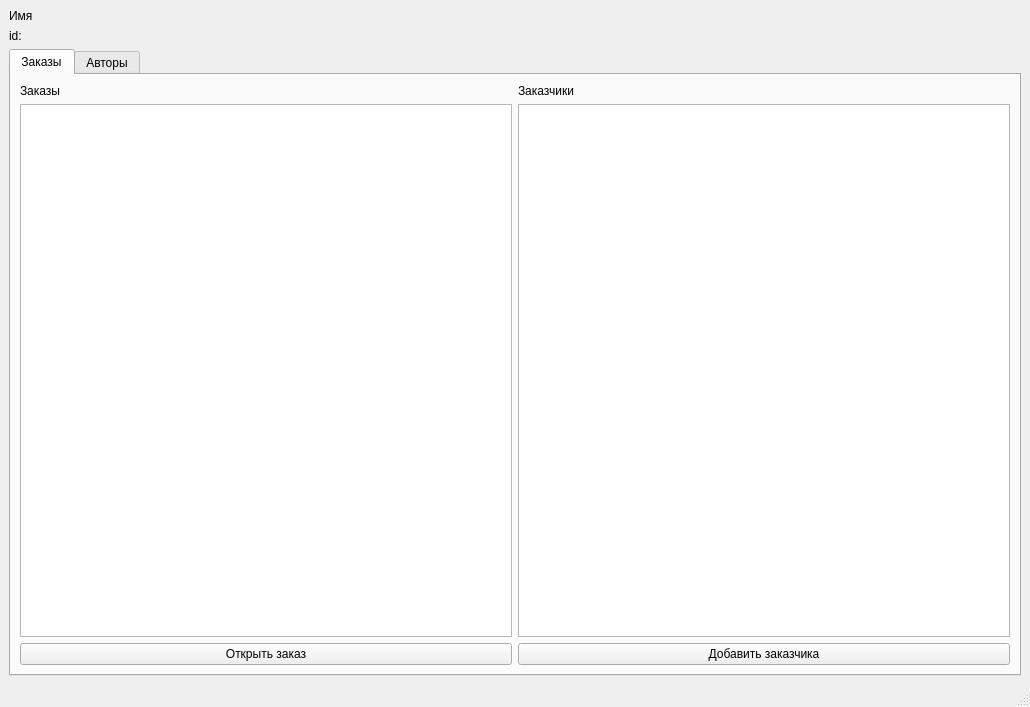
<?xml version="1.0" encoding="UTF-8"?>
<ui version="4.0">
 <class>ClientMangerView</class>
 <widget class="QMainWindow" name="ClientMangerView">
  <property name="geometry">
   <rect>
    <x>0</x>
    <y>0</y>
    <width>1030</width>
    <height>707</height>
   </rect>
  </property>
  <property name="windowTitle">
   <string>MainWindow</string>
  </property>
  <widget class="QWidget" name="centralwidget">
   <layout class="QVBoxLayout" name="verticalLayout_7">
    <item>
     <layout class="QVBoxLayout" name="verticalLayout_3">
      <item>
       <layout class="QVBoxLayout" name="verticalLayout_2">
        <item>
         <widget class="QLabel" name="name_lable">
          <property name="text">
           <string>Имя</string>
          </property>
         </widget>
        </item>
        <item>
         <layout class="QHBoxLayout" name="horizontalLayout">
          <item>
           <widget class="QLabel" name="id_lable">
            <property name="text">
             <string>id: </string>
            </property>
           </widget>
          </item>
         </layout>
        </item>
       </layout>
      </item>
     </layout>
    </item>
    <item>
     <widget class="QTabWidget" name="tabWidget">
      <property name="currentIndex">
       <number>0</number>
      </property>
      <widget class="QWidget" name="tab">
       <attribute name="title">
        <string>Заказы</string>
       </attribute>
       <layout class="QHBoxLayout" name="horizontalLayout_3">
        <item>
         <layout class="QHBoxLayout" name="horizontalLayout_2">
          <item>
           <layout class="QVBoxLayout" name="verticalLayout_6">
            <item>
             <widget class="QLabel" name="label_4">
              <property name="text">
               <string>Заказы</string>
              </property>
             </widget>
            </item>
            <item>
             <widget class="QTableWidget" name="order_table"/>
            </item>
            <item>
             <widget class="QPushButton" name="add_order">
              <property name="text">
               <string>Открыть заказ</string>
              </property>
             </widget>
            </item>
           </layout>
          </item>
          <item>
           <layout class="QVBoxLayout" name="verticalLayout_5">
            <item>
             <widget class="QLabel" name="label_3">
              <property name="text">
               <string>Заказчики</string>
              </property>
             </widget>
            </item>
            <item>
             <widget class="QTableWidget" name="customer_table"/>
            </item>
            <item>
             <widget class="QPushButton" name="add_customer">
              <property name="text">
               <string>Добавить заказчика</string>
              </property>
             </widget>
            </item>
           </layout>
          </item>
         </layout>
        </item>
       </layout>
      </widget>
      <widget class="QWidget" name="tab_2">
       <attribute name="title">
        <string>Авторы</string>
       </attribute>
       <layout class="QVBoxLayout" name="verticalLayout">
        <item>
         <layout class="QHBoxLayout" name="horizontalLayout_4">
          <item>
           <layout class="QVBoxLayout" name="verticalLayout_8">
            <item>
             <widget class="QLabel" name="label_5">
              <property name="text">
               <string>Авторы</string>
              </property>
             </widget>
            </item>
            <item>
             <widget class="QTableWidget" name="author_table"/>
            </item>
            <item>
             <widget class="QPushButton" name="add_author">
              <property name="text">
               <string>Добавить автора</string>
              </property>
             </widget>
            </item>
           </layout>
          </item>
          <item>
           <layout class="QVBoxLayout" name="verticalLayout_9">
            <item>
             <widget class="QLabel" name="label_6">
              <property name="text">
               <string>Произведения</string>
              </property>
             </widget>
            </item>
            <item>
             <widget class="QTableWidget" name="work_table"/>
            </item>
            <item>
             <widget class="QPushButton" name="add_work">
              <property name="text">
               <string>Добавить произведение</string>
              </property>
             </widget>
            </item>
           </layout>
          </item>
         </layout>
        </item>
       </layout>
      </widget>
     </widget>
    </item>
   </layout>
  </widget>
  <widget class="QMenuBar" name="menubar">
   <property name="geometry">
    <rect>
     <x>0</x>
     <y>0</y>
     <width>1030</width>
     <height>25</height>
    </rect>
   </property>
  </widget>
  <widget class="QStatusBar" name="statusbar"/>
 </widget>
 <resources/>
 <connections/>
</ui>
